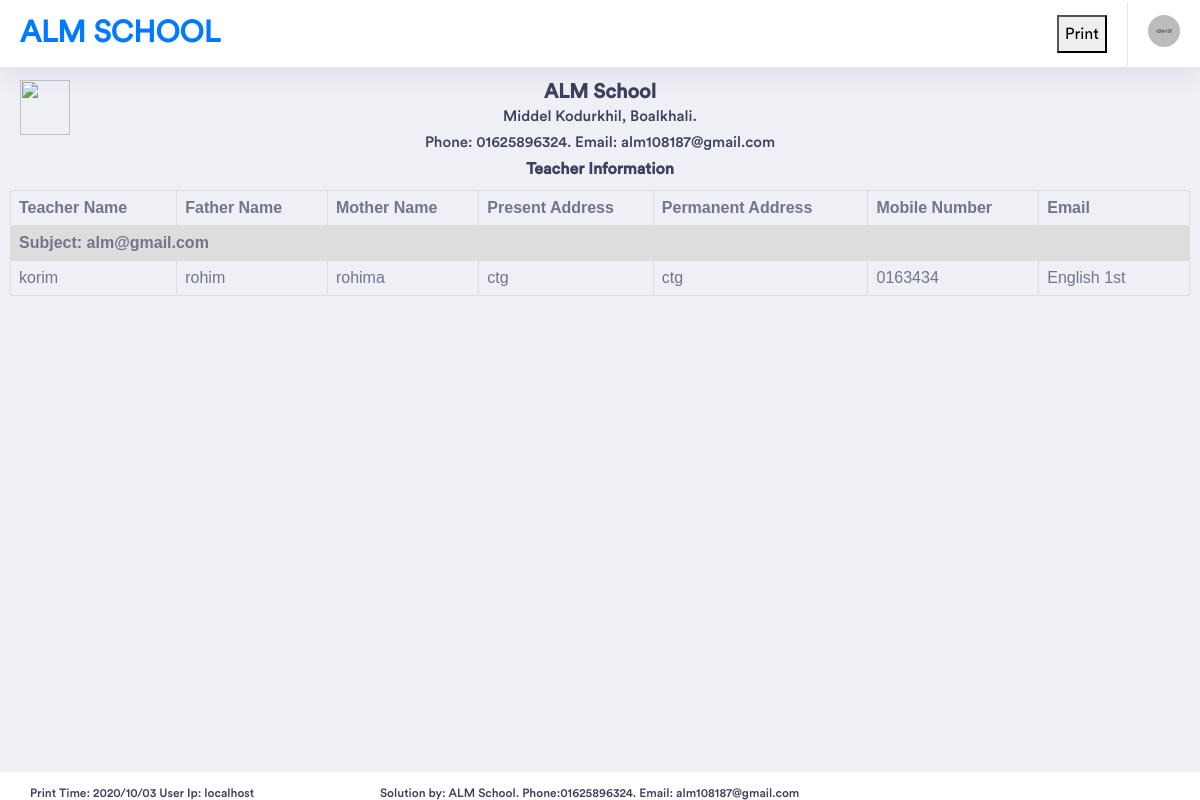
Before: /RptTeachers.php with the older database file.
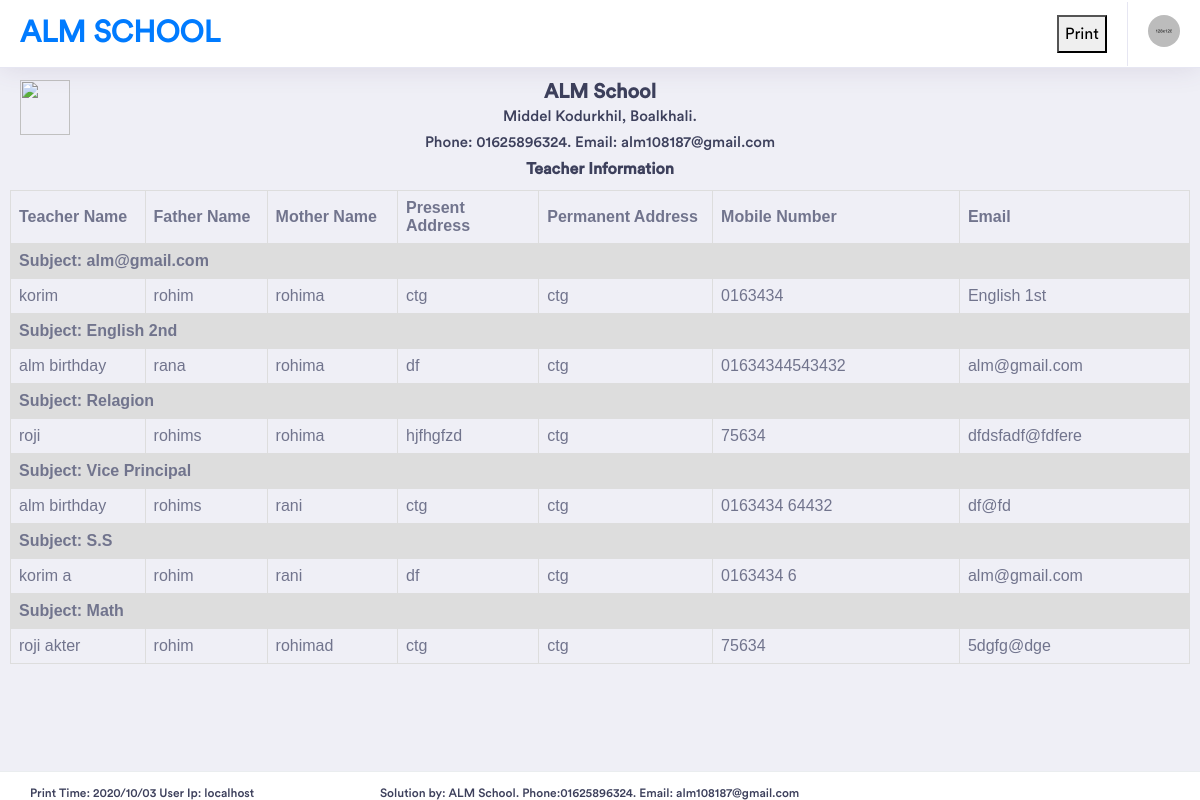
After: the same page with the newer database file.
### tables this page shows
CREATE TABLE `teacherinfo` (
  `autoId` int(11) NOT NULL,
  `studentName` varchar(100) NOT NULL,
  `fatherName` varchar(111) NOT NULL,
  `motherName` varchar(211) NOT NULL,
  `presentAddress` varchar(211) NOT NULL,
  `permanentAddress` varchar(211) NOT NULL,
  `MobileNumber` varchar(211) NOT NULL,
  `class` varchar(211) NOT NULL,
  `email` varchar(221) NOT NULL,
  `file` varchar(211) NOT NULL,
  `userId` varchar(211) NOT NULL,
  `entryTime` datetime NOT NULL
);

### RptTeachers.php (the view, shortened to what this page needs)
<html>
<head>
</head>
<body>
<div style="height: 70px;">
<?php
include("RptHeaderAll.php");
?>
</div>
<div style="padding: 10px;">
<div style=" height:110px;   text-align: center; ">
	<div style=" width:70px;  float: left;   z-index: 1; position: absolute; " >
	<img src="img/almlogo.png" class="w3-image w3-greyscale-min" style="width:50px; height:55px;" >
	</div>
	<div style=" width:100%; ">
		<h3 Style=" font-weight: bold; margin-bottom: 0px;">ALM School</h3>
		<h5 Style=" margin-bottom: 0px;">Middel Kodurkhil, Boalkhali.</h5>
		<h5 Style=" margin-bottom: 0px;">Phone: 01625896324. Email: alm108187@gmail.com</h5>
		<h4 Style=" font-weight: bold; margin-bottom: 0px;"> Teacher Information</h4>
	</div>
</div>
<table style="padding: 15px; margin-bottom: 50px;">
<tr>
<th Style='width:70px'> Teacher Name</th>
<th Style='width:70px'> Father Name</th>
<th Style='width:70px'> Mother Name</th>
<th Style='width:70px'> Present Address </th>
<th Style='width:70px'> Permanent Address</th>
<th Style='width:40px'> Mobile Number </th>
<th Style='width:70px'> Email </th>
</tr>
<?php
$link= mysqli_connect("localhost", "root", "");
mysqli_select_db($link,"alm");
$result="SELECT DISTINCT `class` FROM `teacherinfo`  ";
$display=mysqli_query($link,$result);
while($row=mysqli_fetch_array($display))
{
	echo"<tr>";
	  echo"<td colspan='8' Style='font-weight: bold;'> Subject: ".$row['class']."</td>";
	echo"</tr>";
	$re="SELECT * FROM `teacherinfo` Where class like '".$row['class']. "' ";
		$dl=mysqli_query($link,$re);
			while($row1=mysqli_fetch_array($dl))
			{
				echo"<tr>";
				echo"<td>".$row1['studentName']."</td>";
				echo"<td>".$row1['fatherName']."</td>";
				echo"<td>".$row1['motherName']."</td>";
				echo"<td>".$row1['presentAddress']."</td>";
				echo"<td>".$row1['permanentAddress']."</td>";
				echo"<td>".$row1['MobileNumber']."</td>";
				echo"<td>".$row1['email']."</td>";
				echo"</tr>";
			}
}
?>
</table>
<div class="footer"  Style="height:10px;">
                   <h6 Style=" float: left; width: 350px;"> <?php
											echo "Print Time: " . date("Y/m/d");
											   echo " User Ip: ".$_SERVER['HTTP_HOST'];
											  ?></h6>
				<h6 Style=" float: left; width: 450px;">Solution by: ALM School. Phone:01625896324. Email: alm108187@gmail.com</h6>
</div>
</div>
</body>
</html>

Changed rows visible on the page:
added teacherinfo: studentName "alm birthday", fatherName "rana", motherName "rohima", presentAddress "df", permanentAddress "ctg", MobileNumber "01634344543432", email "alm@gmail.com", shown under "English 2nd"
added teacherinfo: studentName "roji", fatherName "rohims", motherName "rohima", presentAddress "hjfhgfzd", permanentAddress "ctg", MobileNumber "75634", email "dfdsfadf@fdfere", shown under "Relagion"
added teacherinfo: studentName "alm birthday", fatherName "rohims", motherName "rani", presentAddress "ctg", permanentAddress "ctg", MobileNumber "0163434 64432", email "df@fd", shown under "Vice Principal"
added teacherinfo: studentName "korim a", fatherName "rohim", motherName "rani", presentAddress "df", permanentAddress "ctg", MobileNumber "0163434 6", email "alm@gmail.com", shown under "S.S"
added teacherinfo: studentName "roji akter", fatherName "rohim", motherName "rohimad", presentAddress "ctg", permanentAddress "ctg", MobileNumber "75634", email "5dgfg@dge", shown under "Math"
Other visible differences:
new list line: "Subject: English 2nd"
new list line: "Subject: Relagion"
new list line: "Subject: Vice Principal"
new list line: "Subject: S.S"
new list line: "Subject: Math"
